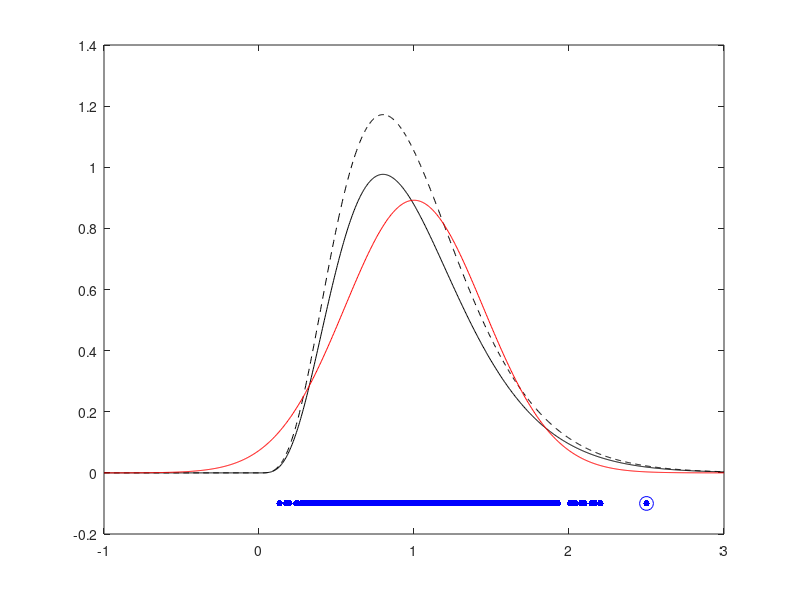

The MATLAB script that drew this image: (Note: this script raises an error after producing the figure.)
close all
clear
clc

%% Given

target = @(x,n) n^n*x.^(n-1)/factorial(n-1) .* exp(-n*x) .* (x>=0);
unnormalized_target = @(x,n) 1.2*target(x,n);

n = 5;
number_of_samples = 1e3;
initial_sample = 2.5;

%% What you need to implement

% Part a
proposal = @(xProposed, xPrevious, n) normpdf(xProposed, 1, sqrt(1/5));
sample_from_proposal = @(xPrevious, n) normrnd(1, sqrt(1/5));
compute_acceptance_probability = @(xProposed, xPrevious, n) ...
    min(1, (unnormalized_target(xProposed, n) * normpdf(xPrevious, 1, sqrt(1/5))) / ...
           (unnormalized_target(xPrevious, n) * normpdf(xProposed, 1, sqrt(1/5))));

%% The Metropolis-Hastings algorithm

samples = zeros(number_of_samples,1);
proposed_samples = zeros(number_of_samples,1);
acceptance_probability = zeros(number_of_samples,1);
samples(1) = initial_sample;
for i = 2:number_of_samples
    xPrevious = samples(i-1);
    xProposed = sample_from_proposal(xPrevious,n);
    proposed_samples(i) = xProposed;
    acceptance_probability(i) = compute_acceptance_probability(xProposed,xPrevious,n);
    u = rand;
    if u <= acceptance_probability(i)
        samples(i) = xProposed;
    else
        samples(i) = xPrevious;
    end
end

%% Plotting the results

xPlot = linspace(-1,3,1e3);

figure
    plot(xPlot,target(xPlot,n),'k','DisplayName','Target distribution')
    hold on
    plot(xPlot,unnormalized_target(xPlot,n),'k--','DisplayName','Unnormalized target distribution')
    plot(xPlot,proposal(xPlot,initial_sample,n),'r','DisplayName','(Initial) proposal distribution')
    plot(sort(samples),-0.1*ones(length(samples),1),'b.','MarkerSize',15,'DisplayName','MCMC samples')
    plot(initial_sample,-0.1,'bo','MarkerSize',10,'DisplayName','Initial MCMC sample')
    histogram(samples,'Normalization','pdf','DisplayName','Histogram MCMC samples')
    xlabel('x')
    legend('Location','Best')